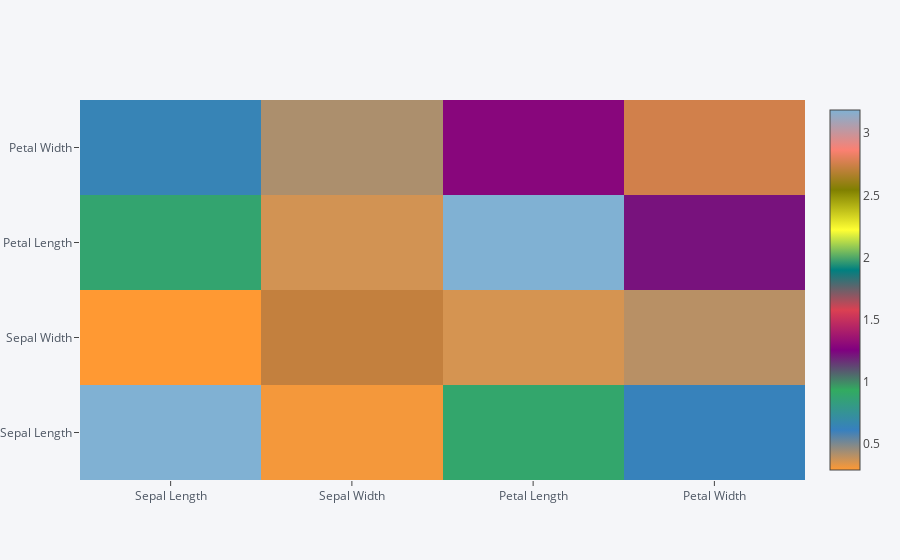

Write notebook code for a chart like this one.
### Code cell
df_regression.iplot(kind='heatmap')

### Figure 1 — Plotly figure (JSON) as saved in the notebook; plotly's stock layout.template omitted (floating-point values rounded to 4 significant figures)
{"data": [{"colorscale": [[0, "rgb(255, 153, 51)"], [0.1111, "rgb(55, 128, 191)"], [0.2222, "rgb(50, 171, 96)"], [0.3333, "rgb(128, 0, 128)"], [0.4444, "rgb(219, 64, 82)"], [0.5556, "rgb(0, 128, 128)"], [0.6667, "rgb(255, 255, 51)"], [0.7778, "rgb(128, 128, 0)"], [0.8889, "rgb(251, 128, 114)"], [1, "rgb(128, 177, 211)"]], "type": "heatmap", "uid": "1611203b-fc5d-4245-bb16-48cf053fe486", "x": ["Sepal Length", "Sepal Width", "Petal Length", "Petal Width"], "y": ["Sepal Length", "Sepal Width", "Petal Length", "Petal Width"], "z": [[3.187, 0.3089, 0.8949, 0.6274], [0.2909, 2.718, 0.3592, 0.4049], [0.8834, 0.364, 3.186, 1.222], [0.6429, 0.4239, 1.284, 2.754]], "zmax": 3.187, "zmin": 0.2909}], "layout": {"legend": {"bgcolor": "#F5F6F9", "font": {"color": "#4D5663"}}, "paper_bgcolor": "#F5F6F9", "plot_bgcolor": "#F5F6F9", "title": {"font": {"color": "#4D5663"}}, "xaxis": {"gridcolor": "#E1E5ED", "showgrid": true, "tickfont": {"color": "#4D5663"}, "title": {"font": {"color": "#4D5663"}, "text": ""}, "zerolinecolor": "#E1E5ED"}, "yaxis": {"gridcolor": "#E1E5ED", "showgrid": true, "tickfont": {"color": "#4D5663"}, "title": {"font": {"color": "#4D5663"}, "text": ""}, "zerolinecolor": "#E1E5ED"}}}
